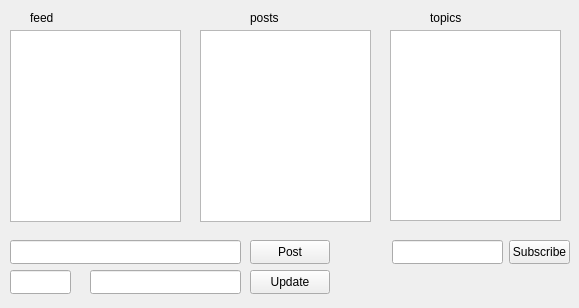
<?xml version="1.0" encoding="UTF-8"?>
<ui version="4.0">
 <class>Window</class>
 <widget class="QWidget" name="Window">
  <property name="geometry">
   <rect>
    <x>0</x>
    <y>0</y>
    <width>579</width>
    <height>308</height>
   </rect>
  </property>
  <property name="windowTitle">
   <string>Window</string>
  </property>
  <widget class="QListWidget" name="feedWidget">
   <property name="geometry">
    <rect>
     <x>10</x>
     <y>30</y>
     <width>171</width>
     <height>192</height>
    </rect>
   </property>
  </widget>
  <widget class="QListWidget" name="postsWidget">
   <property name="geometry">
    <rect>
     <x>200</x>
     <y>30</y>
     <width>171</width>
     <height>192</height>
    </rect>
   </property>
  </widget>
  <widget class="QListWidget" name="topicsWidget">
   <property name="geometry">
    <rect>
     <x>390</x>
     <y>30</y>
     <width>171</width>
     <height>191</height>
    </rect>
   </property>
  </widget>
  <widget class="QPushButton" name="subscribeButton">
   <property name="geometry">
    <rect>
     <x>509</x>
     <y>240</y>
     <width>61</width>
     <height>24</height>
    </rect>
   </property>
   <property name="text">
    <string>Subscribe</string>
   </property>
  </widget>
  <widget class="QLineEdit" name="topicsLineEdit">
   <property name="geometry">
    <rect>
     <x>392</x>
     <y>240</y>
     <width>111</width>
     <height>24</height>
    </rect>
   </property>
  </widget>
  <widget class="QLineEdit" name="textLineEdit">
   <property name="geometry">
    <rect>
     <x>10</x>
     <y>240</y>
     <width>231</width>
     <height>24</height>
    </rect>
   </property>
  </widget>
  <widget class="QPushButton" name="PostButton">
   <property name="geometry">
    <rect>
     <x>250</x>
     <y>240</y>
     <width>80</width>
     <height>24</height>
    </rect>
   </property>
   <property name="text">
    <string>Post</string>
   </property>
  </widget>
  <widget class="QLabel" name="label">
   <property name="geometry">
    <rect>
     <x>30</x>
     <y>10</y>
     <width>49</width>
     <height>16</height>
    </rect>
   </property>
   <property name="text">
    <string>feed</string>
   </property>
  </widget>
  <widget class="QLabel" name="label_2">
   <property name="geometry">
    <rect>
     <x>430</x>
     <y>10</y>
     <width>49</width>
     <height>16</height>
    </rect>
   </property>
   <property name="text">
    <string>topics</string>
   </property>
  </widget>
  <widget class="QLabel" name="label_3">
   <property name="geometry">
    <rect>
     <x>250</x>
     <y>10</y>
     <width>49</width>
     <height>16</height>
    </rect>
   </property>
   <property name="text">
    <string>posts</string>
   </property>
  </widget>
  <widget class="QLineEdit" name="idLineEdit">
   <property name="geometry">
    <rect>
     <x>10</x>
     <y>270</y>
     <width>61</width>
     <height>24</height>
    </rect>
   </property>
  </widget>
  <widget class="QPushButton" name="UpdateButton">
   <property name="geometry">
    <rect>
     <x>250</x>
     <y>270</y>
     <width>80</width>
     <height>24</height>
    </rect>
   </property>
   <property name="text">
    <string>Update</string>
   </property>
  </widget>
  <widget class="QLineEdit" name="newTextLineEdit">
   <property name="geometry">
    <rect>
     <x>90</x>
     <y>270</y>
     <width>151</width>
     <height>24</height>
    </rect>
   </property>
  </widget>
 </widget>
 <resources/>
 <connections/>
</ui>
